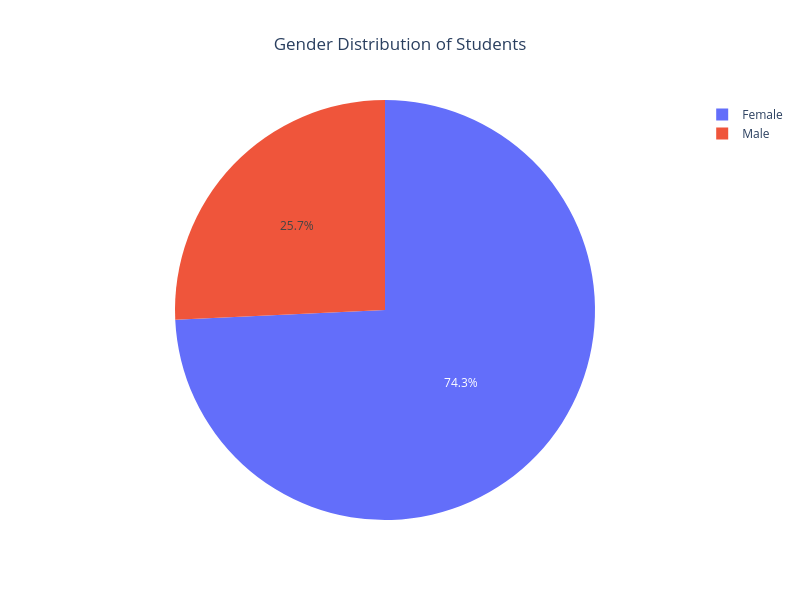

Notebook code for this chart:
### Code cell
import plotly.express as px

fig1 = px.pie(
    df,
    names='Choose your gender',
    title='Gender Distribution of Students'
)

fig1.update_layout(
    width=800,
    height=600,
    title_x=0.5
)

fig1.show()

### Figure 1 — Plotly figure (JSON) as saved in the notebook; plotly's stock layout.template omitted (floating-point values rounded to 4 significant figures)
{"data": [{"domain": {"x": [0, 1], "y": [0, 1]}, "hovertemplate": "Choose your gender=%{label}<extra></extra>", "labels": ["Female", "Male", "Male", "Female", "Male", "Male", "Female", "Female", "Female", "Male", "Female", "Female", "Female", "Male", "Female", "Male", "Female", "Female", "Female", "Female", "Female", "Female", "Female", "Female", "Female", "Female", "Female", "Male", "Female", "Female", "Female", "Male", "Male", "Male", "Female", "Female", "Female", "Female", "Female", "Female", "Female", "Female", "Female", "Male", "Male", "Male", "Female", "Female", "Male", "Female", "Female", "Female", "Female", "Female", "Female", "Male", "Male", "Female", "Female", "Female", "Female", "Female", "Female", "Female", "Female", "Female", "Female", "Male", "Female", "Female", "Female", "Female", "Female", "Male", "Male", "Female", "Female", "Female", "Female", "Female", "Female", "Female", "Female", "Female", "Male", "Female", "Female", "Female", "Male", "Male", "Female", "Male", "Female", "Female", "Female", "Female", "Female", "Male", "Female", "Female", "Male"], "legendgroup": "", "name": "", "showlegend": true, "type": "pie"}], "layout": {"height": 600, "legend": {"tracegroupgap": 0}, "title": {"text": "Gender Distribution of Students", "x": 0.5}, "width": 800}}
